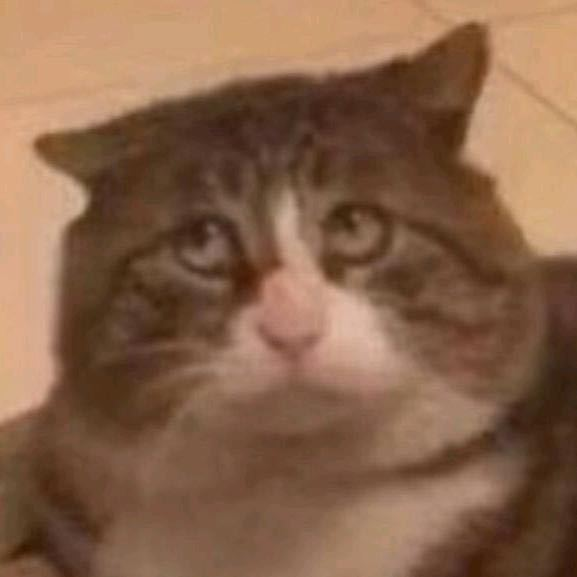
%> input picture Digital Image Processing 数字图像处理/Lab/Lab3/lab3_images/selfie.jpg, 577 x 577 px
$ octave lab3_2.m   (GNU Octave 9; MATLAB toolbox functions it lacks are replaced by stand-ins)
%> lines starting %> are read from the running program, lines starting %| are printed output that depends on the picture; in (x1, y1, x2, y2) boxes, pixels count from 0 and x2, y2 are one past the last pixel; in counts of white or black regions, pixels touching at a corner belong together; the program's own positions count from 1
clc;
clear;

% Read the image
img = imread('lab3_images/selfie.jpg');
%> img is the input picture: size 577x577x3 uint8; mean R, G, B 135.7, 99.4, 74.2

% Convert to grayscale
if size(img, 3) == 3
    img_gray = rgb2gray(img);
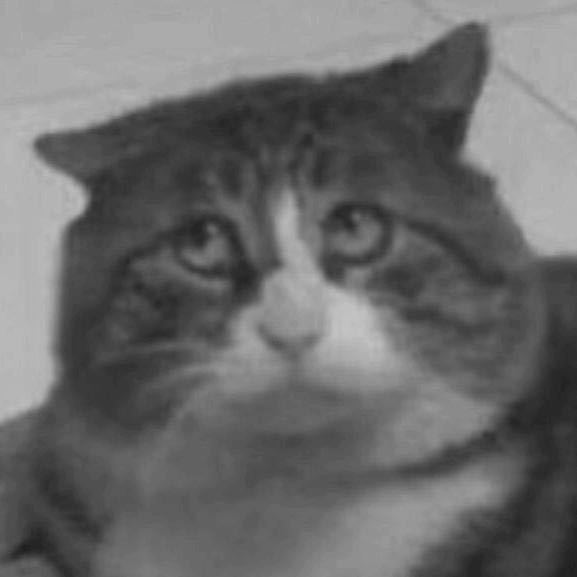
%> img_gray: size 577x577 uint8; min 29, max 196, mean 107.4
else
    img_gray = img;
end

% Perform Fourier transform
F = fft2(double(img_gray));
F_shifted = fftshift(F);

% Define the size of the image
[M, N] = size(F_shifted);
%> M = 577; N = 577

% Initialize low-pass filter masks
ILPF_mask = zeros(M, N);
BLPF_mask = zeros(M, N);
GLPF_mask = zeros(M, N);

% Create a grid of distances from the center of the frequency rectangle
[u, v] = meshgrid(-floor(N/2):floor((N-1)/2), -floor(M/2):floor((M-1)/2));
D = sqrt(u.^2 + v.^2);

% Set the cut-off frequencies
cutoff_frequencies = [5, 10, 50];

for D0 = cutoff_frequencies
    % Create the Ideal Low-Pass Filter (ILPF) mask
    ILPF_mask(D <= D0) = 1;

    % Create the Butterworth Low-Pass Filter (BLPF) mask
    n = 2; % Order of the filter
    BLPF_mask = 1 ./ (1 + (D./D0).^(2*n));

    % Create the Gaussian Low-Pass Filter (GLPF) mask
    GLPF_mask = exp(-(D.^2)./(2*(D0^2)));

    % Apply the filters by multiplying in the frequency domain
    ILPF_result = F_shifted .* ILPF_mask;
    BLPF_result = F_shifted .* BLPF_mask;
    GLPF_result = F_shifted .* GLPF_mask;

    % Perform inverse Fourier transform to get the filtered images
    img_ILPF = real(ifft2(ifftshift(ILPF_result)));
    img_BLPF = real(ifft2(ifftshift(BLPF_result)));
    img_GLPF = real(ifft2(ifftshift(GLPF_result)));

    % Display the filtered images
    figure;
    subplot(1, 4, 1), imshow(img_gray), title('Original Image');
    subplot(1, 4, 2), imshow(img_ILPF, []), title('ILPF Image');
    subplot(1, 4, 3), imshow(img_BLPF, []), title('BLPF Image');
    subplot(1, 4, 4), imshow(img_GLPF, []), title('GLPF Image');

    % print out the cut-off frequency of present loop
    fprintf('The cut-off frequency is %d.\n', D0);
end
%> this loop made 3 passes
%> pass 1, `img_ILPF = real(ifft2(ifftshift(ILPF_result)));`:
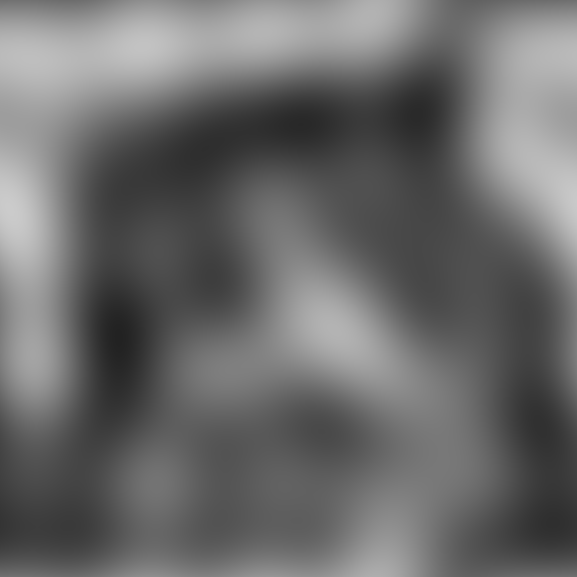
%> img_ILPF: size 577x577 double; min 34.4, max 203.5, mean 107.4
%> pass 2, `img_ILPF = real(ifft2(ifftshift(ILPF_result)));`:
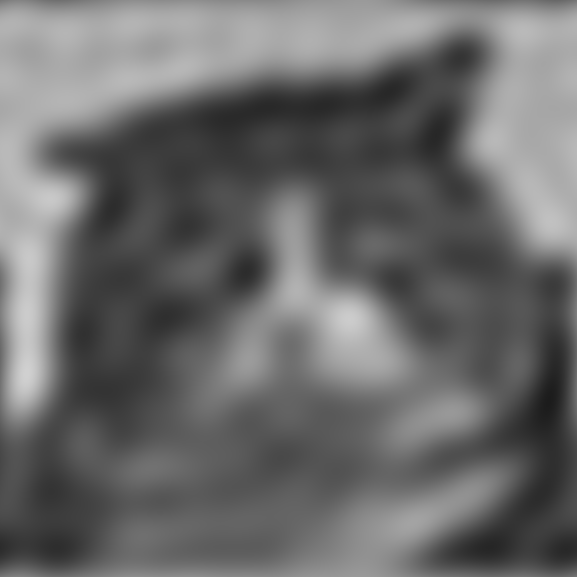
%> img_ILPF: size 577x577 double; min 28.47, max 208.9, mean 107.4
%> after the loop:
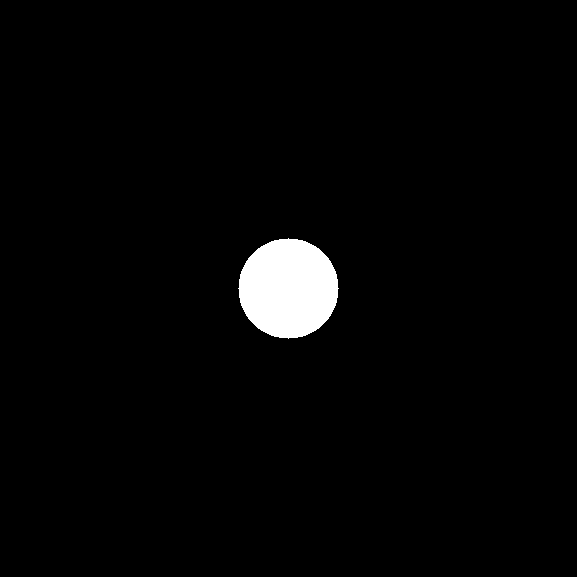
%> ILPF_mask: size 577x577 double; values 0 (black) and 1 (white), 2.4% white; 1 white region, box (x1, y1, x2, y2) and area: (238, 238, 339, 339) 7845

$ run again, with Digital Image Processing 数字图像处理/Lab/Lab3/lab3_images/bag.png saved as Digital Image Processing 数字图像处理/Lab/Lab3/lab3_images/selfie.jpg
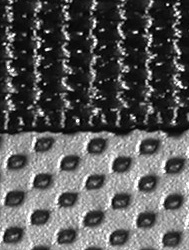
%> input picture Digital Image Processing 数字图像处理/Lab/Lab3/lab3_images/bag.png, 189 x 250 px
%> img is the input picture: size 250x189 uint8; min 0, max 255, mean 89.3
%> the loop `for D0 = cutoff_frequencies` made 3 passes
%> pass 1, `img_GLPF = real(ifft2(ifftshift(GLPF_result)));`:
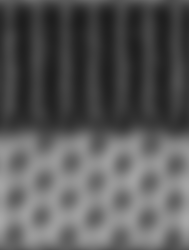
%> img_GLPF: size 250x189 double; min 29.33, max 169, mean 89.3
%> after the loop `for D0 = cutoff_frequencies`:
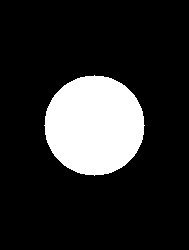
%> ILPF_mask: size 250x189 double; values 0 (black) and 1 (white), 16.6% white; 1 white region, box (x1, y1, x2, y2) and area: (44, 75, 145, 176) 7845
